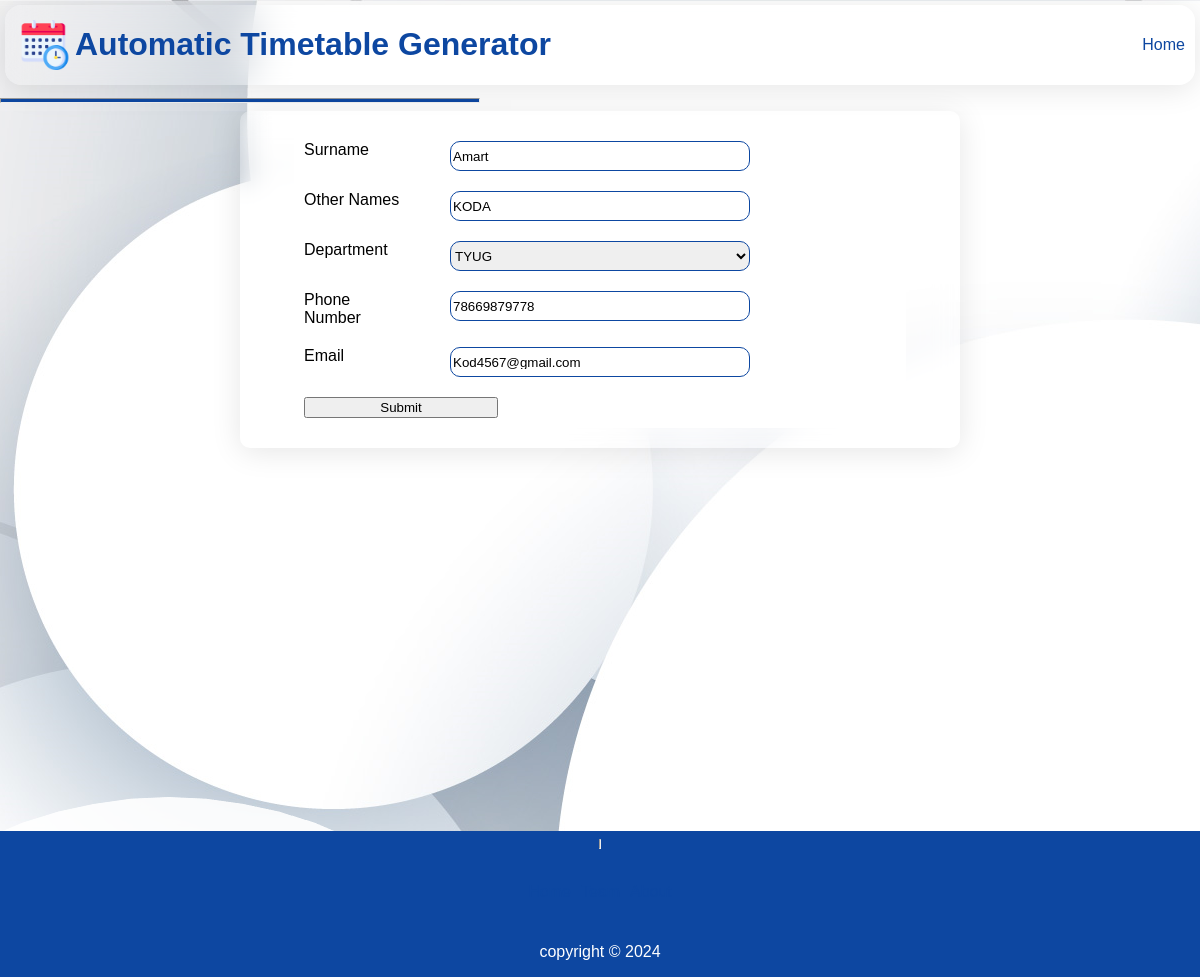
Screenshot of /Kod4567@gmail.com/modifylecturer/150 with the database file from the repository.
### webversion/models.py (models this page shows, shortened)
class Lecturer(models.Model):
    surname = models.CharField(max_length=255, null=True)
    other_names = models.CharField(max_length=255, null=True)
    department = models.ForeignKey("Department", on_delete=models.CASCADE, related_name="department")
    creator = models.ForeignKey(UserAccount, on_delete=models.CASCADE, related_name="lecturer_creator", null=True)
    email = models.EmailField(null=True)
    telephone = models.CharField(max_length=15, null=True)
    time_preference = models.PositiveSmallIntegerField(null=True)

class Department(models.Model):
    name = models.CharField(max_length=255, null=True)
    code = models.CharField(max_length=50, null=True)
    college_main = models.ForeignKey("College", on_delete=models.CASCADE, related_name="department_college", null=True)
    college = models.CharField(max_length=255, null=True)
    max_yg = models.PositiveSmallIntegerField(default=4, null=True)
    creator = models.ForeignKey(UserAccount, on_delete=models.CASCADE, related_name="department_creator", null=True)
    limited = models.BooleanField(null=True)

### webversion/views.py (the view)
# urls.py: path("<str:email>/modifylecturer/<int:lecturer_id>", views.modifyLecturerPage, name="modifylecturer"),
def modifyLecturerPage(request,email, lecturer_id):
    currentlect = Lecturer.objects.get(id=lecturer_id)
    department = Department.objects.get(id=currentlect.department_id)
    departments = Department.objects.all()
    template = loader.get_template("modifylect.html")
    if request.method == "POST":
        dictionary = request.POST
        modifylecturer(lecturer_id=lecturer_id, dictionary=dictionary)
        return HttpResponseRedirect(reverse('alllecturers', args=(email,)))
    context = {
        "currentlect":currentlect, "departments":departments, "department":department
    }
    return HttpResponse(template.render(context, request))

### webversion/Templates/modifylect.html (shortened to what this page needs)
{% extends 'main.html' %}
{% block content %}
<div class="createlecturer">
    <form method="post">
        <div>
            <label for="surname">surname</label>
            <input type="text" value="{{currentlect.surname}}" name="surname" id="surname" required>
        </div>
        <div>
            <label for="other_names">other names</label>
            <input type="text" value="{{currentlect.other_names}}" name="other_names" id="other_names">
        </div>
        <div>
            <label for="department">department</label>
            <select name="department" id="department">
                <option value="{{ currentlect.department_id }}">{{ department.name }}</option>
            </select>
        </div>
        <div>
            <label for="telephone">Phone Number</label>
            <input type="text" name="telephone" value="{{currentlect.telephone}}" id="telephone">
        </div>
        <div>
            <label for="email">email</label>
            <input type="email" value="{{currentlect.email}}" name="email" id="email">
        </div>
        <div>
            <button type="submit" id="modifylectbtn" value="submit">Submit</button>
        </div>
    </form>
</div>
{% endblock %}

### webversion/static/style.css (style rules this page uses)
* { box-sizing: border-box; font-family: Arial; max-width: 100%; text-decoration: none; list-style: none; }
body { display: flex; flex-direction: column; margin: 0; background-image: url('circles.png'); background-attachment: fixed; background-repeat: no-repeat; }
.create-account, .createlecturer, .createDepartment, .createcourse, #edit-location { width: 60%; margin: auto; background: rgba(0, 12, 255, 0); border-radius: 16px; box-shadow: 0 4px 30px rgba(0, 0, 0, 0.1); backdrop-filter: blur(11.6px); -webkit-backdrop-filter: blur(11.6px); border-radius: 10px; padding: 20px; }
.create-account div, .createlecturer div, .createDepartment div,.createcourse div { padding: 10px; width: 90%; margin: auto; display: grid; grid-template-columns: repeat(3, 1fr); justify-content: space-evenly; align-items: flex-start; background: #fff; backdrop-filter: blur(11.6px); column-gap: 5px; -webkit-backdrop-filter: blur(11.6px); animation-name: rotateMenu; animation-duration: 2s; animation-iteration-count: 1; }
.create-account input, .createcourse input,.createcourse select, .createlecturer input, .createlecturer select, .createDepartment input,.createDepartment select { height: 30px; width: 300px; border-radius: 10px; border: #0d47a1 solid 1px; }
.createcourse label, .createlecturer label,.createDepartment label { width: 75%; }

### rows the page displays
Lecturer: surname "Amart", other_names "KODA", telephone "78669879778", email "Kod4567@gmail.com"
Department: department "TYUG"
